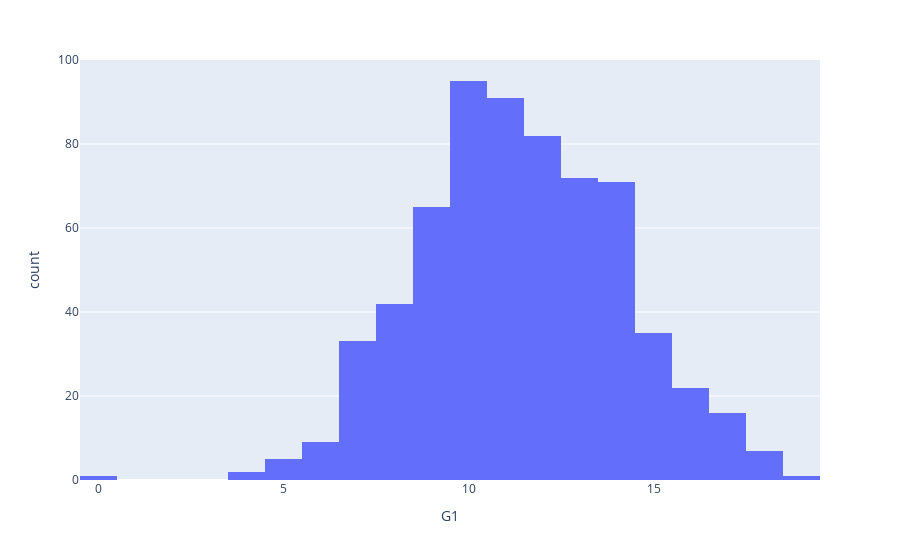

The notebook cell saved with this chart:
### Code cell
plx.histogram(numeric,numeric["G1"])

### Figure 1 — Plotly figure (JSON) as saved in the notebook; plotly's stock layout.template omitted (floating-point values rounded to 4 significant figures; data arrays with more than 128 entries replaced by an {"elided": "..."} marker saying what was removed)
{"data": [{"alignmentgroup": "True", "bingroup": "x", "hovertemplate": "G1=%{x}<br>count=%{y}<extra></extra>", "legendgroup": "", "marker": {"color": "#636efa", "pattern": {"shape": ""}}, "name": "", "offsetgroup": "", "orientation": "v", "showlegend": false, "type": "histogram", "x": {"elided": "649 int values"}, "xaxis": "x", "yaxis": "y"}], "layout": {"barmode": "relative", "legend": {"tracegroupgap": 0}, "margin": {"t": 60}, "xaxis": {"anchor": "y", "domain": [0, 1], "title": {"text": "G1"}}, "yaxis": {"anchor": "x", "domain": [0, 1], "title": {"text": "count"}}}}
